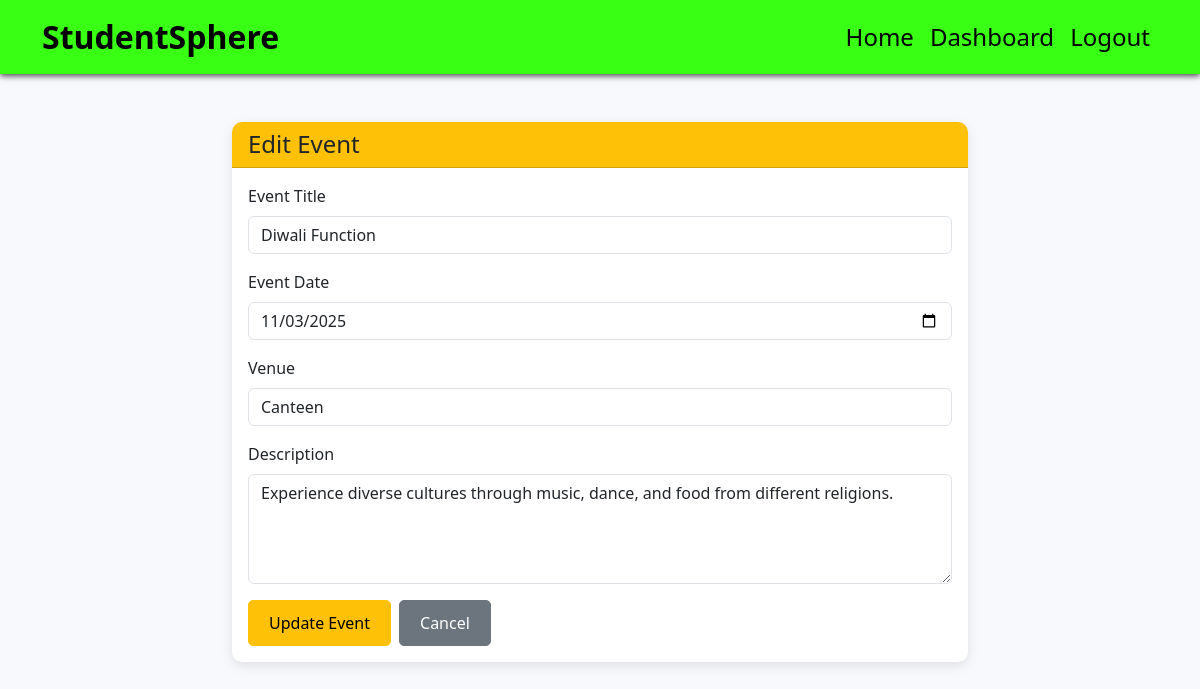
Screenshot of /admin/edit_event.php?id=2 (signed in) with the database file from the repository.
### tables this page shows
CREATE TABLE IF NOT EXISTS events (
    event_id INT AUTO_INCREMENT PRIMARY KEY,
    title VARCHAR(150) NOT NULL,
    date DATE NOT NULL,
    venue VARCHAR(150) NOT NULL,
    description TEXT,
    organizer VARCHAR(100) NOT NULL,
    created_at TIMESTAMP DEFAULT CURRENT_TIMESTAMP
);

### admin/edit_event.php (the view, shortened to what this page needs)
<?php
require_once '../php/db_connect.php';
$event_id = isset($_GET['id']) ? intval($_GET['id']) : 0;
$stmt = $pdo->prepare("SELECT * FROM events WHERE event_id = ?");
$stmt->execute([$event_id]);
$event = $stmt->fetch();
?>
<!DOCTYPE html>
<html lang="en">
<head>
    <link href="https://cdn.jsdelivr.net/npm/bootstrap@5.3.0/dist/css/bootstrap.min.css" rel="stylesheet">
    <link href="../css/styles.css" rel="stylesheet">
</head>
<body>
    <nav class="navbar navbar-expand-lg navbar-dark bg-primary">
        <div class="container">
            <a class="navbar-brand" href="../index.php">StudentSphere</a>
            <div class="collapse navbar-collapse" id="navbarNav">
                <ul class="navbar-nav ms-auto">
                    <li class="nav-item">
                        <a class="nav-link" href="../index.php">Home</a>
                    </li>
                    <li class="nav-item">
                        <a class="nav-link" href="dashboard.php">Dashboard</a>
                    </li>
                    <li class="nav-item">
                        <a class="nav-link" href="../php/logout_user.php">Logout</a>
                    </li>
                </ul>
            </div>
        </div>
    </nav>
    <div class="container my-5">
        <div class="row justify-content-center">
            <div class="col-md-8">
                <div class="card shadow">
                    <div class="card-header bg-warning">
                        <h4 class="mb-0">Edit Event</h4>
                    </div>
                    <div class="card-body">
                        <form action="edit_event.php?id=<?php echo $event_id; ?>" method="POST">
                            <div class="mb-3">
                                <label for="title" class="form-label">Event Title</label>
                                <input type="text" class="form-control" id="title" name="title" value="<?php echo htmlspecialchars($event['title']); ?>" required>
                            </div>
                            <div class="mb-3">
                                <label for="date" class="form-label">Event Date</label>
                                <input type="date" class="form-control" id="date" name="date" value="<?php echo $event['date']; ?>" required>
                            </div>
                            <div class="mb-3">
				<label for="venue" class="form-label">Venue</label>
                                <input type="text" class="form-control" id="venue" name="venue" value="<?php echo htmlspecialchars($event['venue']); ?>" required>
                            </div>
                            <div class="mb-3">
                                <label for="description" class="form-label">Description</label>
                                <textarea class="form-control" id="description" name="description" rows="4"><?php echo htmlspecialchars($event['description']); ?></textarea>
                            </div>
                            <div class="d-flex gap-2">
                                <button type="submit" class="btn btn-warning">Update Event</button>
                                <a href="dashboard.php" class="btn btn-secondary">Cancel</a>
                            </div>
                        </form>
                    </div>
                </div>
            </div>
        </div>
    </div>
</body>
</html>

### css/styles.css (style rules this page uses)
:root { --primary-color: #39ff14; --primary-green: #39ff14; --primary-aqua: #00ff7f; --dark-green: #00c200; --dark-aqua: #00b36b; --light-green: #eafff0; --light-aqua: #f2fff6; --gradient-start: #39ff14; --gradient-end: #00ff7f; }
body { font-family: 'Segoe UI', Tahoma, Geneva, Verdana, sans-serif; background-color: #f8f9fc; min-height: 100vh; display: flex; flex-direction: column; }
.card { border: none; border-radius: 10px; }
.card-header { border-radius: 10px 10px 0 0 !important; }
.btn { border-radius: 5px; padding: 10px 20px; font-weight: 500; transition: all 0.3s ease; }
.navbar { background-color: var(--primary-color) !important; box-shadow: 0 2px 6px rgba(0,0,0,0.7); }
.navbar-brand { font-weight: 600; font-size: 2rem; color: black; }
.navbar .nav-link { color: black !important; font-weight: 500; font-size: 1.5rem; }
.shadow { box-shadow: 0 4px 12px rgba(0,0,0,0.1) !important; }
.card, .alert { animation: fadeIn 0.5s ease; }

### rows the page displays
events: title "Diwali Function", date "11/03/2025", venue "Canteen", description "Experience diverse cultures through music, dance, and food from different religions."
